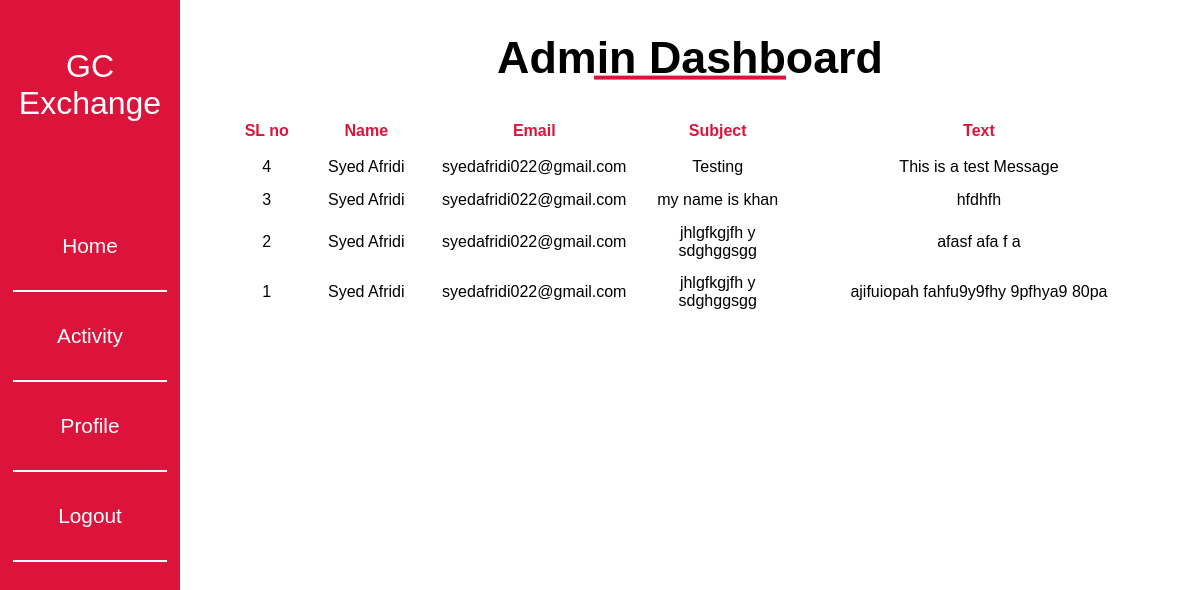
The page /admin/admin-message.php on the database its author committed.
### tables this page shows
CREATE TABLE `messages` (
  `id` int(255) NOT NULL,
  `name` varchar(50) NOT NULL,
  `email` varchar(50) NOT NULL,
  `subject` varchar(255) NOT NULL,
  `texts` varchar(255) NOT NULL
);

### admin/admin-message.php (the view, shortened to what this page needs)
<?php
include '../connect.php';
?>
<!DOCTYPE html>
<html lang="en">
<head>
</head>
<body>
<?php
      include("admin-nav.php");
?>
<div class="container">
<table class="table">
  <thead>
    <tr>
      <th scope="col">SL no</th>
      <th scope="col">Name</th>
      <th scope="col">Email</th>
      <th scope="col">Subject</th>
      <th scope="col">Text</th>
    </tr>
  </thead>
  <tbody>
<?php
$sql="SELECT * FROM `messages` ORDER BY id DESC";
$result=mysqli_query($con, $sql);
if($result){
  while($row=mysqli_fetch_assoc($result)){
      $id=$row['id'];
      $name=$row['name'];
      $email=$row['email'];
      $subject=$row['subject'];
      $texts=$row['texts'];
      echo '<tr>
      <td> '.$id.' </td>
      <td>'.$name.'</td>
      <td>'.$email.'</td>
      <td>'.$subject.'</td>
      <td>'.$texts.'</td>
      </tr>';
  }
}
?>
  </tbody>
</table>
</div>
</body>
</html>

### admin/astyle.css (style rules this page uses)
* { margin: 0; padding: 0; }
body { width: 100%; height: 100vh; font-family: sans-serif; }

### admin/admin-message.php (style rules this page uses)
.container { position: absolute; top: 15%; left: 50%; transform: translate(-40%, 0%); background-color: white; width: 80%; display: flex; align-items: top; justify-content: center; }
table { width: 100%; height: 100%; text-align: center; }
thead tr th { color: crimson; margin: 2rem 5rem 0rem 5rem; padding-bottom: 1rem; }
tbody tr td { color: black; padding-bottom: 0.8rem; }
tbody tr td { width: 5%; }
tbody tr td:nth-child(5) { width: 20%; height: 10%; }

### rows shown on the page
messages: id "4", name "Syed Afridi", email "syedafridi022@gmail.com", subject "Testing", texts "This is a test Message"
messages: id "3", name "Syed Afridi", email "syedafridi022@gmail.com", subject "my name is khan", texts "hfdhfh"
messages: id "2", name "Syed Afridi", email "syedafridi022@gmail.com", subject "jhlgfkgjfh y sdghggsgg", texts "afasf afa f a"
messages: id "1", name "Syed Afridi", email "syedafridi022@gmail.com", subject "jhlgfkgjfh y sdghggsgg", texts "ajifuiopah fahfu9y9fhy 9pfhya9 80pa"
